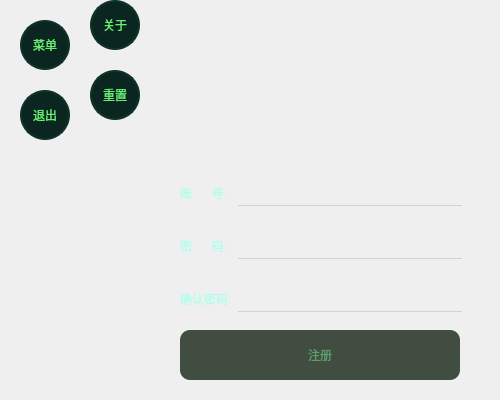
<?xml version="1.0" encoding="UTF-8"?>
<ui version="4.0">
 <class>RegisterQWidget</class>
 <widget class="QWidget" name="RegisterQWidget">
  <property name="geometry">
   <rect>
    <x>0</x>
    <y>0</y>
    <width>500</width>
    <height>400</height>
   </rect>
  </property>
  <property name="minimumSize">
   <size>
    <width>500</width>
    <height>400</height>
   </size>
  </property>
  <property name="maximumSize">
   <size>
    <width>500</width>
    <height>400</height>
   </size>
  </property>
  <property name="windowTitle">
   <string>Form</string>
  </property>
  <property name="styleSheet">
   <string notr="true">QWidget#RegisterQWidget {
border-image: url(:/register/images/register_bg3.png);
}</string>
  </property>
  <widget class="QPushButton" name="main_menu_button">
   <property name="geometry">
    <rect>
     <x>20</x>
     <y>20</y>
     <width>50</width>
     <height>50</height>
    </rect>
   </property>
   <property name="styleSheet">
    <string notr="true">QPushButton {
	border-radius: 25px;
	background-color: rgb(11, 38, 32);
	color: rgb(102, 239, 114);
	border: 2px solid rgb(14, 52, 39);
}
QPushButton:hover {
	border: 4px double rgb(27, 77, 72);
}
QPushButton:checked {
	background-color: rgb(6, 15, 13);
	border: 4px double rgb(27, 77, 72);
}
</string>
   </property>
   <property name="text">
    <string>菜单</string>
   </property>
   <property name="checkable">
    <bool>true</bool>
   </property>
  </widget>
  <widget class="QPushButton" name="exit_menu_button">
   <property name="geometry">
    <rect>
     <x>20</x>
     <y>90</y>
     <width>50</width>
     <height>50</height>
    </rect>
   </property>
   <property name="styleSheet">
    <string notr="true">QPushButton {
	border-radius: 25px;
	background-color: rgb(11, 38, 32);
	color: rgb(102, 239, 114);
	border: 2px solid rgb(14, 52, 39);
}
QPushButton:hover {
	border: 4px double rgb(27, 77, 72);
}
QPushButton:checked {
	background-color: rgb(6, 15, 13);
	border: 4px double rgb(27, 77, 72);
}
</string>
   </property>
   <property name="text">
    <string>退出</string>
   </property>
   <property name="checkable">
    <bool>false</bool>
   </property>
  </widget>
  <widget class="QPushButton" name="reset_menu_button">
   <property name="geometry">
    <rect>
     <x>90</x>
     <y>70</y>
     <width>50</width>
     <height>50</height>
    </rect>
   </property>
   <property name="styleSheet">
    <string notr="true">QPushButton {
	border-radius: 25px;
	background-color: rgb(11, 38, 32);
	color: rgb(102, 239, 114);
	border: 2px solid rgb(14, 52, 39);
}
QPushButton:hover {
	border: 4px double rgb(27, 77, 72);
}
QPushButton:checked {
	background-color: rgb(6, 15, 13);
	border: 4px double rgb(27, 77, 72);
}
</string>
   </property>
   <property name="text">
    <string>重置</string>
   </property>
   <property name="checkable">
    <bool>false</bool>
   </property>
  </widget>
  <widget class="QPushButton" name="about_menu_button">
   <property name="geometry">
    <rect>
     <x>90</x>
     <y>0</y>
     <width>50</width>
     <height>50</height>
    </rect>
   </property>
   <property name="styleSheet">
    <string notr="true">QPushButton {
	border-radius: 25px;
	background-color: rgb(11, 38, 32);
	color: rgb(102, 239, 114);
	border: 2px solid rgb(14, 52, 39);
}
QPushButton:hover {
	border: 4px double rgb(27, 77, 72);
}
QPushButton:checked {
	background-color: rgb(6, 15, 13);
	border: 4px double rgb(27, 77, 72);
}
</string>
   </property>
   <property name="text">
    <string>关于</string>
   </property>
   <property name="checkable">
    <bool>false</bool>
   </property>
  </widget>
  <widget class="QWidget" name="layoutWidget">
   <property name="geometry">
    <rect>
     <x>180</x>
     <y>170</y>
     <width>282</width>
     <height>211</height>
    </rect>
   </property>
   <layout class="QFormLayout" name="formLayout">
    <property name="fieldGrowthPolicy">
     <enum>QFormLayout::ExpandingFieldsGrow</enum>
    </property>
    <property name="labelAlignment">
     <set>Qt::AlignLeading|Qt::AlignLeft|Qt::AlignVCenter</set>
    </property>
    <property name="formAlignment">
     <set>Qt::AlignCenter</set>
    </property>
    <property name="horizontalSpacing">
     <number>-1</number>
    </property>
    <property name="verticalSpacing">
     <number>18</number>
    </property>
    <item row="0" column="0">
     <widget class="QLabel" name="label">
      <property name="styleSheet">
       <string notr="true">color: rgb(172, 255, 234);
font: 14pt &quot;Hiragino Sans GB&quot;;</string>
      </property>
      <property name="text">
       <string>账      号:</string>
      </property>
      <property name="alignment">
       <set>Qt::AlignBottom|Qt::AlignLeading|Qt::AlignLeft</set>
      </property>
     </widget>
    </item>
    <item row="0" column="1">
     <widget class="QLineEdit" name="account_le">
      <property name="sizePolicy">
       <sizepolicy hsizetype="Expanding" vsizetype="Fixed">
        <horstretch>0</horstretch>
        <verstretch>0</verstretch>
       </sizepolicy>
      </property>
      <property name="minimumSize">
       <size>
        <width>0</width>
        <height>35</height>
       </size>
      </property>
      <property name="styleSheet">
       <string notr="true">background-color: transparent;
color: rgb(180, 255, 185);
border: none;
border-bottom: 1px solid lightgray;</string>
      </property>
      <property name="text">
       <string/>
      </property>
      <property name="clearButtonEnabled">
       <bool>true</bool>
      </property>
     </widget>
    </item>
    <item row="1" column="0">
     <widget class="QLabel" name="label_2">
      <property name="styleSheet">
       <string notr="true">color: rgb(172, 255, 234);
font: 14pt &quot;Hiragino Sans GB&quot;;</string>
      </property>
      <property name="text">
       <string>密      码:</string>
      </property>
      <property name="alignment">
       <set>Qt::AlignBottom|Qt::AlignLeading|Qt::AlignLeft</set>
      </property>
     </widget>
    </item>
    <item row="1" column="1">
     <widget class="QLineEdit" name="password_le">
      <property name="sizePolicy">
       <sizepolicy hsizetype="Expanding" vsizetype="Fixed">
        <horstretch>0</horstretch>
        <verstretch>0</verstretch>
       </sizepolicy>
      </property>
      <property name="minimumSize">
       <size>
        <width>0</width>
        <height>35</height>
       </size>
      </property>
      <property name="styleSheet">
       <string notr="true">background-color: transparent;
color: rgb(180, 255, 185);
border: none;
border-bottom: 1px solid lightgray;</string>
      </property>
      <property name="text">
       <string/>
      </property>
      <property name="echoMode">
       <enum>QLineEdit::Password</enum>
      </property>
      <property name="clearButtonEnabled">
       <bool>true</bool>
      </property>
     </widget>
    </item>
    <item row="2" column="0">
     <widget class="QLabel" name="label_3">
      <property name="styleSheet">
       <string notr="true">color: rgb(172, 255, 234);
font: 14pt &quot;Hiragino Sans GB&quot;;</string>
      </property>
      <property name="text">
       <string>确认密码:</string>
      </property>
      <property name="alignment">
       <set>Qt::AlignBottom|Qt::AlignLeading|Qt::AlignLeft</set>
      </property>
     </widget>
    </item>
    <item row="2" column="1">
     <widget class="QLineEdit" name="confirm_password_le">
      <property name="sizePolicy">
       <sizepolicy hsizetype="Expanding" vsizetype="Fixed">
        <horstretch>0</horstretch>
        <verstretch>0</verstretch>
       </sizepolicy>
      </property>
      <property name="minimumSize">
       <size>
        <width>0</width>
        <height>35</height>
       </size>
      </property>
      <property name="styleSheet">
       <string notr="true">background-color: transparent;
color: rgb(180, 255, 185);
border: none;
border-bottom: 1px solid lightgray;</string>
      </property>
      <property name="text">
       <string/>
      </property>
      <property name="echoMode">
       <enum>QLineEdit::Password</enum>
      </property>
      <property name="clearButtonEnabled">
       <bool>true</bool>
      </property>
     </widget>
    </item>
    <item row="3" column="0" colspan="2">
     <widget class="QPushButton" name="register_button">
      <property name="enabled">
       <bool>false</bool>
      </property>
      <property name="sizePolicy">
       <sizepolicy hsizetype="Expanding" vsizetype="Fixed">
        <horstretch>0</horstretch>
        <verstretch>0</verstretch>
       </sizepolicy>
      </property>
      <property name="minimumSize">
       <size>
        <width>280</width>
        <height>50</height>
       </size>
      </property>
      <property name="maximumSize">
       <size>
        <width>280</width>
        <height>50</height>
       </size>
      </property>
      <property name="layoutDirection">
       <enum>Qt::LeftToRight</enum>
      </property>
      <property name="autoFillBackground">
       <bool>false</bool>
      </property>
      <property name="styleSheet">
       <string notr="true">QPushButton {
background-color: rgb(41, 81, 42);
color: rgb(128, 255, 144);
border-radius: 10px
}
QPushButton:hover {
background-color: rgb(86, 182, 90)
}
QPushButton:pressed {
background-color: rgb(54, 111, 56);
color: rgb(81, 186, 90);
}
QPushButton:disabeld {
color: rgb(94, 156, 109);
background-color: rgb(97, 122, 109);
}
QPushButton:!enabled {
color: rgb(94, 156, 109);
background-color: rgb(65, 77, 65);
}
</string>
      </property>
      <property name="text">
       <string>注册</string>
      </property>
      <property name="flat">
       <bool>false</bool>
      </property>
     </widget>
    </item>
   </layout>
  </widget>
  <zorder>exit_menu_button</zorder>
  <zorder>reset_menu_button</zorder>
  <zorder>about_menu_button</zorder>
  <zorder>layoutWidget</zorder>
  <zorder>main_menu_button</zorder>
 </widget>
 <resources>
  <include location="../images.qrc"/>
 </resources>
 <connections>
  <connection>
   <sender>main_menu_button</sender>
   <signal>clicked(bool)</signal>
   <receiver>RegisterQWidget</receiver>
   <slot>slot_show_menu()</slot>
   <hints>
    <hint type="sourcelabel">
     <x>54</x>
     <y>52</y>
    </hint>
    <hint type="destinationlabel">
     <x>187</x>
     <y>57</y>
    </hint>
   </hints>
  </connection>
  <connection>
   <sender>about_menu_button</sender>
   <signal>clicked()</signal>
   <receiver>RegisterQWidget</receiver>
   <slot>slot_about()</slot>
   <hints>
    <hint type="sourcelabel">
     <x>117</x>
     <y>35</y>
    </hint>
    <hint type="destinationlabel">
     <x>-12</x>
     <y>209</y>
    </hint>
   </hints>
  </connection>
  <connection>
   <sender>reset_menu_button</sender>
   <signal>clicked()</signal>
   <receiver>RegisterQWidget</receiver>
   <slot>slot_reset()</slot>
   <hints>
    <hint type="sourcelabel">
     <x>103</x>
     <y>105</y>
    </hint>
    <hint type="destinationlabel">
     <x>3</x>
     <y>164</y>
    </hint>
   </hints>
  </connection>
  <connection>
   <sender>exit_menu_button</sender>
   <signal>clicked()</signal>
   <receiver>RegisterQWidget</receiver>
   <slot>slot_exit()</slot>
   <hints>
    <hint type="sourcelabel">
     <x>49</x>
     <y>122</y>
    </hint>
    <hint type="destinationlabel">
     <x>-5</x>
     <y>253</y>
    </hint>
   </hints>
  </connection>
  <connection>
   <sender>register_button</sender>
   <signal>clicked()</signal>
   <receiver>RegisterQWidget</receiver>
   <slot>slot_register()</slot>
   <hints>
    <hint type="sourcelabel">
     <x>271</x>
     <y>387</y>
    </hint>
    <hint type="destinationlabel">
     <x>141</x>
     <y>368</y>
    </hint>
   </hints>
  </connection>
 </connections>
 <slots>
  <slot>slot_show_menu()</slot>
  <slot>slot_about()</slot>
  <slot>slot_reset()</slot>
  <slot>slot_exit()</slot>
  <slot>slot_register()</slot>
 </slots>
</ui>
